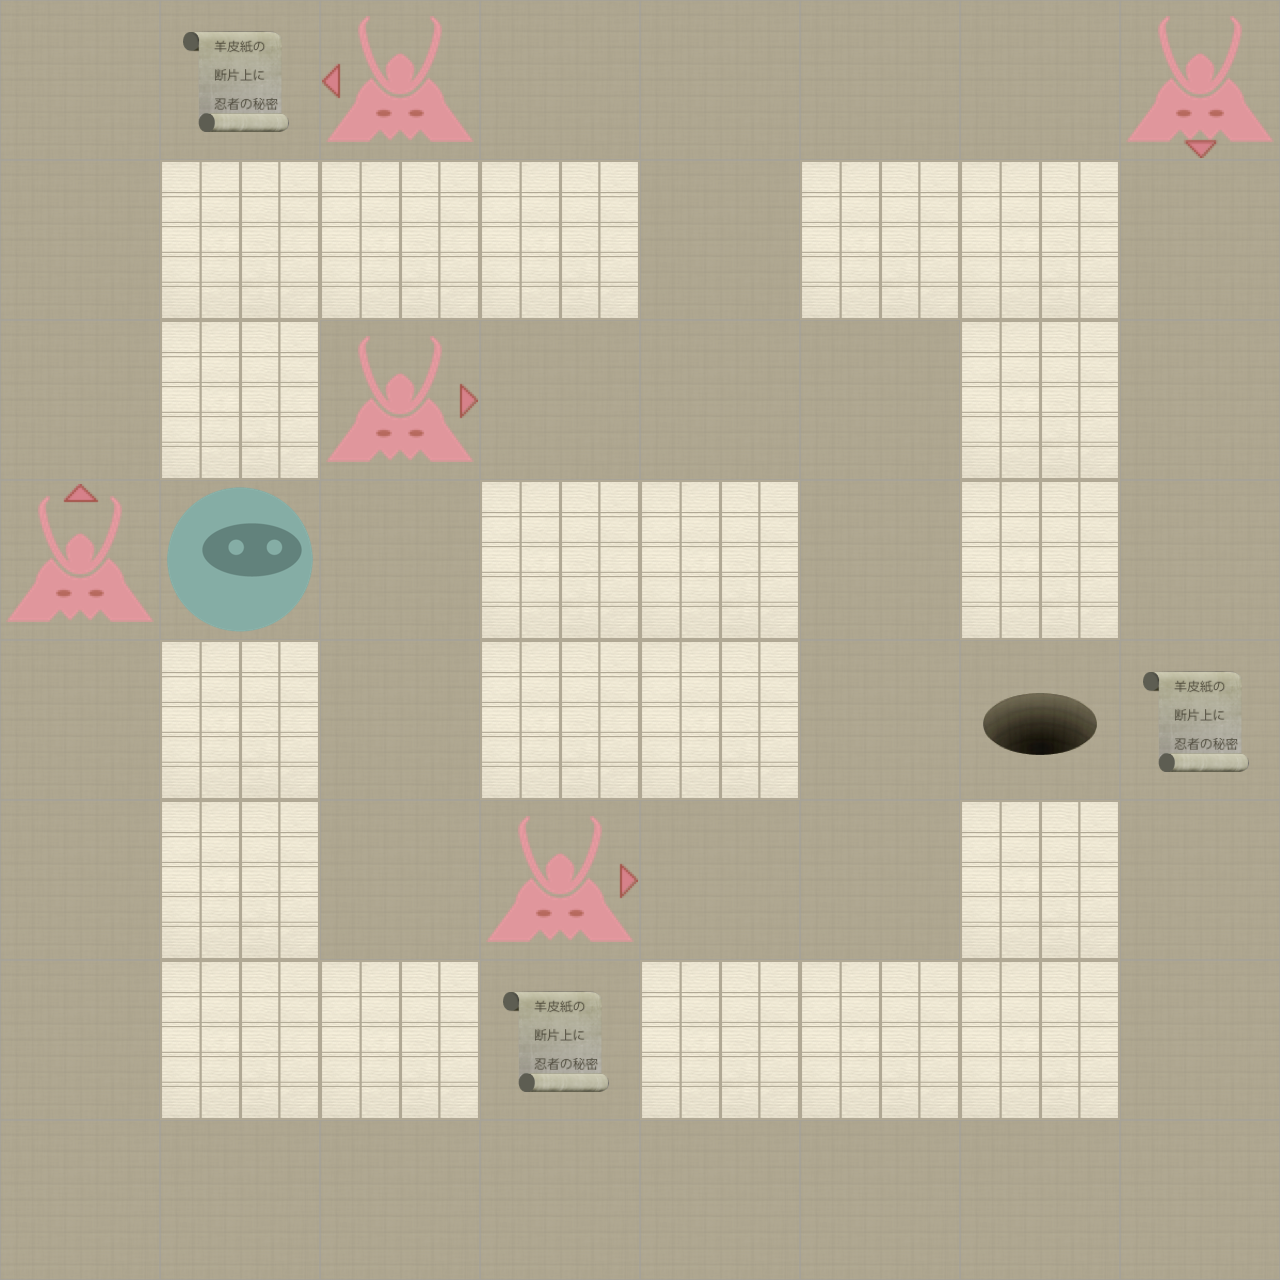

This game map was drawn from its Tiled (.tmx) file and the tilesets committed beside it. A one-line description and the trimmed map source follow:
An orthogonal 8x8 tile map with 160x160 px tiles, 2 tile layers (Level, Actors).

<map version="1.0" orientation="orthogonal" width="8" height="8" tilewidth="160" tileheight="160">
 <properties>
  <property name="moves" value="16" />
 </properties>
 <tileset firstgid="1" name="tiles" tilewidth="160" tileheight="160" spacing="2" margin="2">
  <image source="tiles-ipadhd.png" width="1024" height="1024" />
  <tile id="0">
   <properties>
    <property name="actor" value="exit" />
   </properties>
  </tile>
  <tile id="2">
   <properties>
    <property name="actor" value="guard" />
    <property name="direction" value="down" />
   </properties>
  </tile>
  <tile id="3">
   <properties>
    <property name="actor" value="guard" />
    <property name="direction" value="left" />
   </properties>
  </tile>
  <tile id="4">
   <properties>
    <property name="actor" value="guard" />
    <property name="direction" value="right" />
   </properties>
  </tile>
  <tile id="5">
   <properties>
    <property name="actor" value="guard" />
    <property name="direction" value="up" />
   </properties>
  </tile>
  <tile id="7">
   <properties>
    <property name="actor" value="player" />
   </properties>
  </tile>
  <tile id="8">
   <properties>
    <property name="actor" value="scroll" />
   </properties>
  </tile>
  <tile id="9">
   <properties>
    <property name="wall" value="1" />
   </properties>
  </tile>
 </tileset>
 <layer name="Level" width="8" height="8">
  <data>[64 cells, 64 non-empty, 2 distinct tile ids]</data>
 </layer>
 <layer name="Actors" width="8" height="8">
  <data>[64 cells, 10 non-empty, 7 distinct tile ids]</data>
 </layer>
</map>
